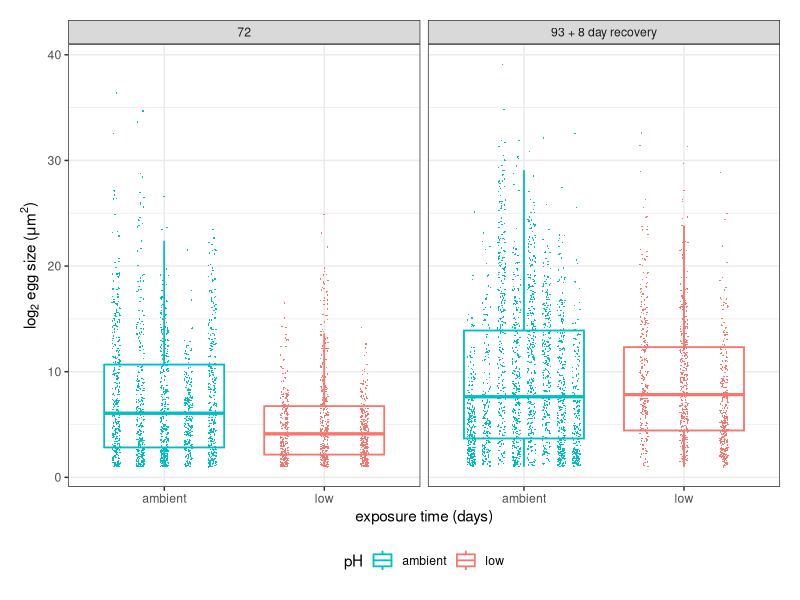
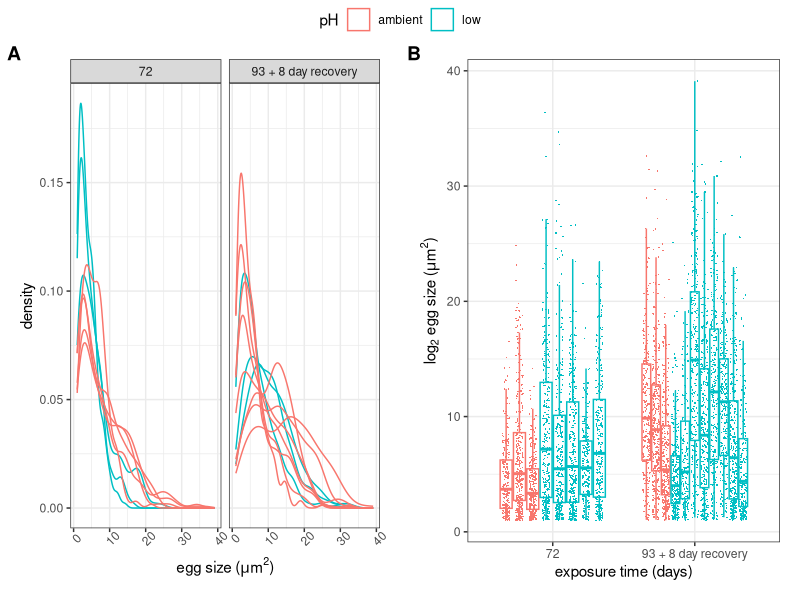
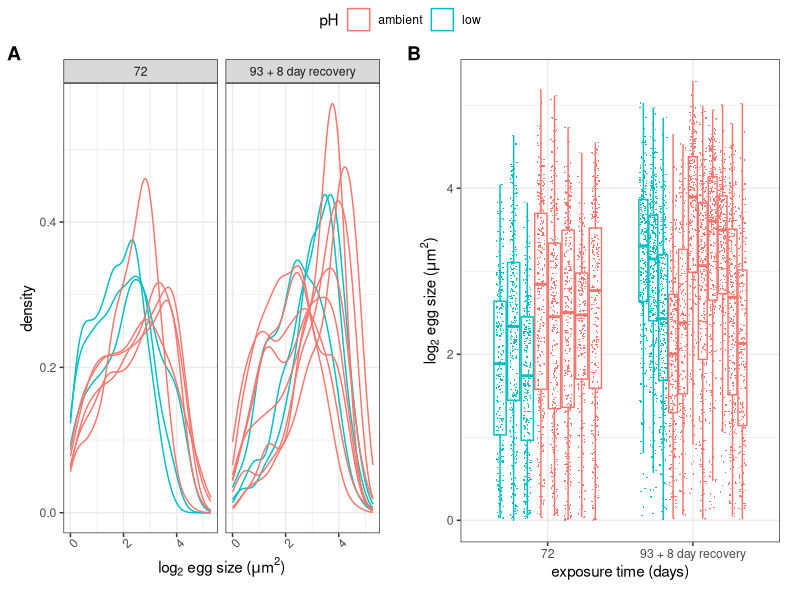
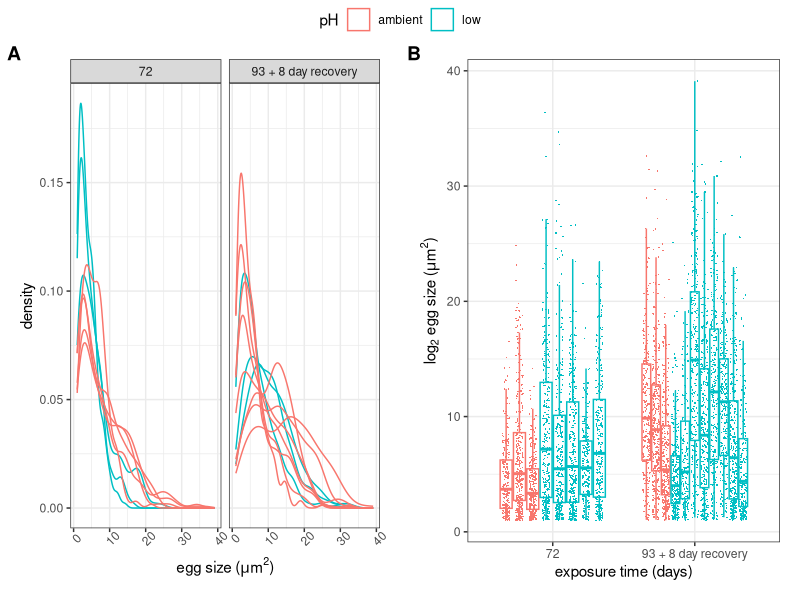
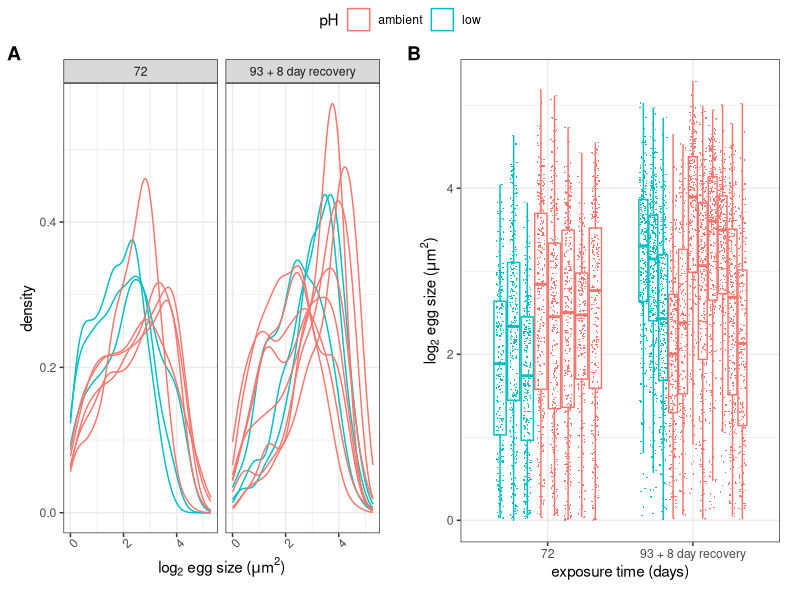

Here is the R script that generated these plots, in order: (Note: this script raises an error after producing the figures.)
## ---- chunk 1
library(ggplot2)
library(ggpubr)
library(rstatix)
library(dplyr)
library(broom)
library(lme4)
library(kableExtra)
library(tidyr)
## ---- chunk 2
female_data <- read.csv("../../data/histology/Female_Gonad/20200820_Female_Gonad_RESULTS.csv", stringsAsFactors = F,colClasses = c(rep("character",4),rep("numeric",7)))


egg_size <- read.csv("../../data/histology/Female_Gonad/egg_size.csv", stringsAsFactors = F, colClasses = c("character","character","numeric"))

foll_size <- read.csv("../../data/histology/Female_Gonad/follicle_size.csv", stringsAsFactors = F, colClasses = c("character","character","numeric","numeric") )
## ---- chunk 3
#rename columns
colnames(egg_size) <- c("date", "sample_ID", "egg_size")

#merge egg size data with treatment info
egg_size_m <- merge(female_data[,c("date", "sample_ID","pH")], egg_size)

egg_size_m$date <- gsub("20190123", "72",egg_size_m$date)

egg_size_m$date <- gsub("20190221", "93 + 8 day recovery",egg_size_m$date)
## ---- chunk 4
foll_size <- foll_size[,c("Label", "Area")]

foll_size$date <- gsub("-.*","",foll_size$Label)

foll_size$sample_ID <- gsub("-10.*jpg","",foll_size$Label)

foll_size$sample_ID <- gsub(".*-","",foll_size$sample_ID)

foll_size <- foll_size[,c("Area", "sample_ID", "date")]

colnames(foll_size)[1] <- "foll_size"

#merge follicle size data with treatment info
foll_size_m <- merge(female_data[,c("date", "sample_ID","pH")], foll_size)

foll_size_m$date <- gsub("20190123", "72",foll_size_m$date)

foll_size_m$date <- gsub("20190221", "93 + 8 day recovery",foll_size_m$date)

## ---- chunk 5
#first check distribution

p <- ggplot(data = egg_size_m,aes(x = egg_size, color = pH, group = sample_ID)) + geom_density() + theme_bw() + labs(y = "density", x =expression(paste("egg size (",mu,"m"^2,")", sep = "")))+ theme(plot.margin = unit(c(rep(1,4)), "lines"), axis.text.x = element_text(angle = 45)) + facet_wrap(~date)

#it's left skewed so try log transformation
q <- ggplot(data = egg_size_m,aes(x = log(egg_size,2), color = pH, group = sample_ID)) + geom_density() + theme_bw() + labs(y = "density", x = expression(paste(log[2]," egg size (",mu,"m"^2,")", sep = "")))+ theme(plot.margin = unit(c(rep(1,4)), "lines"), axis.text.x = element_text(angle = 45)) + facet_wrap(~date)

#plot boxplots
r <- ggplot(data = egg_size_m,aes(x = date, y = egg_size, color = pH, group = interaction(pH,date, sample_ID))) + geom_boxplot(outlier.shape = NA) + geom_point(pch = 16, size=0.2,position = position_jitterdodge(jitter.width = 0.05)) + theme_bw() + labs(x = "exposure time (days)", y = expression(paste(log[2]," egg size (",mu,"m"^2,")", sep = "")))+ theme(plot.margin = unit(c(rep(1,4)), "lines")) + scale_color_manual(values = c("#00BFC4", "#F8766D"))

ggplot(data = egg_size_m, aes(x = pH, y = egg_size, color = pH)) + geom_boxplot(aes(group = pH), outlier.shape = NA) + geom_point(aes(group = interaction(pH, sample_ID)),pch = 16, size=0.2,position = position_jitterdodge(jitter.width = 0.05)) + geom_boxplot(outlier.shape = NA, fill = NA)+ theme_bw() + labs(x = "exposure time (days)", y = expression(paste(log[2]," egg size (",mu,"m"^2,")", sep = "")))+ theme(plot.margin = unit(c(rep(1,4)), "lines"), legend.position = "bottom") + scale_color_manual(values = c("#00BFC4", "#F8766D")) + facet_wrap(~date)

#after log transformation
s <- ggplot(data = egg_size_m,aes(x = date, y = log(egg_size,2), color = pH, group = interaction(pH,date, sample_ID))) + geom_boxplot(outlier.shape = NA) + geom_point(pch = 16, size=0.2,position = position_jitterdodge(jitter.width = 0.05)) + theme_bw() + labs(x = "exposure time (days)", y = expression(paste(log[2]," egg size (",mu,"m"^2,")", sep = "")))+ theme(plot.margin = unit(c(rep(1,4)), "lines"))

#plot egg size without transformation
ggpubr::ggarrange(p,r,labels = "AUTO", common.legend = T)


#plot eggs size after transformation
ggpubr::ggarrange(q,s,labels = "AUTO", common.legend = T)
## ---- chunk 6
jpeg("egg_size_dist.jpg", width = 12, height = 6, units = "in", res = 300)
ggpubr::ggarrange(p,r,labels = "AUTO", common.legend = T)
dev.off()

jpeg("log_egg_size_dist.jpg", width = 12, height = 6, units = "in", res = 300)
ggpubr::ggarrange(q,s,labels = "AUTO", common.legend = T)
dev.off()
## ---- chunk 7
tidy(TukeyHSD(aov(log(egg_size,2) ~ pH * date, data = egg_size_m))) %>%
  kbl(caption = "2-way ANOVA: log2 egg size ~ pH * time") %>%
  kable_classic(full_width = F, html_font = "Cambria")

## ---- chunk 8
write.table(tidy(TukeyHSD(aov(log(egg_size,2) ~ pH * date, data = egg_size_m))),"2wayAOV_Tuk_egg_size.txt",sep = "\t", quote = F, row.names = F)
## ---- chunk 9
anova(lme(log(egg_size,2) ~ pH * date, random = ~1|sample_ID, data = egg_size_m)) %>%
  kbl(caption = "linear mixed model: log2 egg size ~ pH * time, random = sample_ID") %>%
  kable_classic(full_width = F, html_font = "Cambria")

## ---- chunk 10
#first check distribution

p <- ggplot(data = foll_size_m,aes(x = foll_size, color = pH, group = sample_ID)) + geom_density() + theme_bw() + labs(y = "density", x =expression(paste("egg size (",mu,"m"^2,")", sep = "")))+ theme(plot.margin = unit(c(rep(1,4)), "lines"), axis.text.x = element_text(angle = 45)) + facet_wrap(~date)

#it's left skewed so try log transformation
q <- ggplot(data = foll_size_m,aes(x = log(foll_size,2), color = pH, group = sample_ID)) + geom_density() + theme_bw() + labs(y = "density", x = expression(paste(log[2]," egg size (",mu,"m"^2,")", sep = "")))+ theme(plot.margin = unit(c(rep(1,4)), "lines"), axis.text.x = element_text(angle = 45)) + facet_wrap(~date)

#plot boxplots
r <- ggplot(data = foll_size_m,aes(x = date, y = foll_size, color = pH, group = interaction(pH,date, sample_ID))) + geom_boxplot(outlier.shape = NA) + geom_point(pch = 16, size=1,position = position_jitterdodge(jitter.width = 0.05)) + theme_bw() + labs(x = "exposure time (days)", y = expression(paste(log[2]," follicle size (",mu,"m"^2,")", sep = "")))+ theme(plot.margin = unit(c(rep(1,4)), "lines"))

#after log transformation
s <- ggplot(data = foll_size_m,aes(x = date, y = log(foll_size,2), color = pH, group = interaction(pH,date, sample_ID))) + geom_boxplot(outlier.shape = NA) + geom_point(pch = 16, size=1,position = position_jitterdodge(jitter.width = 0.05)) + theme_bw() + labs(x = "exposure time (days)", y = expression(paste(log[2]," egg size (",mu,"m"^2,")", sep = "")))+ theme(plot.margin = unit(c(rep(1,4)), "lines"))

#plot egg size without transformation
ggpubr::ggarrange(p,r,labels = "AUTO", common.legend = T)


#plot eggs size after transformation
ggpubr::ggarrange(q,s,labels = "AUTO", common.legend = T)
## ---- chunk 11
jpeg("foll_size_dist.jpg", width = 12, height = 6, units = "in", res = 300)
ggpubr::ggarrange(p,r,labels = "AUTO", common.legend = T)
dev.off()

jpeg("log_foll_size_dist.jpg", width = 12, height = 6, units = "in", res = 300)
ggpubr::ggarrange(q,s,labels = "AUTO", common.legend = T)
dev.off()
## ---- chunk 12
#calculate proportions

female_data$prop_egg <- (female_data$egg.area..based.on.ind.eggs. / female_data$total.area..um.) *100

female_data$prop_no_tissue <- (female_data$no.tissue.area / female_data$total.area..um.) *100

female_data$prop_cnx_tissue_indve <- (female_data$connective.tissue.area..egg.based.on.indiv./ female_data$total.area..um.)*100

#create column for relative # of eggs
female_data$number.of.eggs.per.um2 <- (female_data$number.of.eggs/female_data$total.area..um.)

female_data$pH_date <- paste(female_data$date, female_data$pH, sep = "_")

#convert female data to long format

female_data_STACKED <- tidyr::gather(female_data,"metric", "um", 5:(ncol(female_data)-1))

female_data_STACKED$um <- as.numeric(female_data_STACKED$um)




#reformat data and calculate mean and sd proportions
female_data_STACKED_props <- female_data_STACKED[grep("prop", female_data_STACKED$metric),]%>%group_by(date, pH,metric) %>% summarise(mean = mean(um), sd =sd(um)) %>% mutate(y_pos = cumsum(mean))

#convert metric to ordered factor
female_data_STACKED_props$metric <- factor(female_data_STACKED_props$metric, levels = rev(c("prop_cnx_tissue_indve","prop_egg", "prop_no_tissue")))


#chi sq to compare 20190123 amb vs. low
ct <- data.frame(female_data_STACKED_props[grep("20190123", female_data_STACKED_props$date),c("pH","mean","metric")]%>% pivot_wider(names_from = metric, values_from = mean))

rownames(ct) <- ct$pH

ct <- ct[,-1]

ct_a <- chisq.test(ct)
ct_a <- tidy(ct_a)
ct_a$comparison <- "ambient:72-low:72"


#chi sq to compare 20190123 amb vs. 20190221 amb
ct <- data.frame(female_data_STACKED_props[grep("ambient", female_data_STACKED_props$pH),c("date","mean","metric")]%>% pivot_wider(names_from = metric, values_from = mean))

rownames(ct) <- ct$pH

ct <- ct[,-1]

ct_b <- chisq.test(ct)
ct_b <- tidy(ct_b)
ct_b$comparison <- "ambient:72-ambient:93 + 8 day recovery"

#chi sq to compare 20190123 low vs. 20190221 low
ct <- data.frame(female_data_STACKED_props[grep("low", female_data_STACKED_props$pH),c("date","mean","metric")]%>% pivot_wider(names_from = metric, values_from = mean))

rownames(ct) <- ct$pH

ct <- ct[,-1]

ct_c <- chisq.test(ct)
ct_c <- tidy(ct_c)
ct_c$comparison <- "low:72-low:93 + 8 day recovery"



#chi sq to compare 20190221 amb vs. 20190221 low
ct <- data.frame(female_data_STACKED_props[grep("20190221", female_data_STACKED_props$date),c("pH","mean","metric")]%>% pivot_wider(names_from = metric, values_from = mean))

rownames(ct) <- ct$pH

ct <- ct[,-1]

ct_d <- chisq.test(ct)
ct_d <- tidy(ct_d)
ct_d$comparison <- "ambient:93 + 8 day recovery-low:93 + 8 day recovery"


#chi sq to compare 20190123 amb vs. 20190221 low
ct <- data.frame(female_data_STACKED_props[which(female_data_STACKED_props$date=="20190123" & female_data_STACKED_props$pH =="ambient" | female_data_STACKED_props$date=="20190221" & female_data_STACKED_props$pH =="low"),c("pH","mean","metric")]%>% pivot_wider(names_from = metric, values_from = mean))

rownames(ct) <- ct$pH

ct <- ct[,-1]

ct_e <- chisq.test(ct)
ct_e <- tidy(ct_e)
ct_e$comparison <- "ambient:72-low:93 + 8 day recovery"


#chi sq to compare 20190221 amb vs. 20190123 low
ct <- data.frame(female_data_STACKED_props[which(female_data_STACKED_props$date=="20190221" & female_data_STACKED_props$pH =="ambient" | female_data_STACKED_props$date=="20190123" & female_data_STACKED_props$pH =="low"),c("pH","mean","metric")]%>% pivot_wider(names_from = metric, values_from = mean))

rownames(ct) <- ct$pH

ct <- ct[,-1]

ct_f <- chisq.test(ct)
ct_f <- tidy(ct_f)
ct_f$comparison <- "ambient:93 + 8 day recovery-low:72"


ct <- rbind(ct_a, ct_b, ct_c, ct_d, ct_e, ct_f)

#perform FDR correction for multiple comparisons

ct$adj.p.value <- p.adjust(ct$p.value)

#reorder columns

ct <- ct[,c("comparison", "statistic", "p.value", "adj.p.value")]


ct %>%
  kbl(caption = "Chi square test: tissue proportions ~ pH") %>%
  kable_classic(full_width = F, html_font = "Cambria")
## ---- chunk 13
write.table(ct,"chisq_tissue_prop.txt",sep = "\t", quote = F, row.names = F)
## ---- chunk 14

#export plot with significance denoted
#plot stacked bar of tissue areas



#change labels for plotting
female_data_STACKED_props_labs <- female_data_STACKED_props

female_data_STACKED_props_labs$date <- gsub("20190123", "72 days of exposure",female_data_STACKED_props_labs$date)

female_data_STACKED_props_labs$date <- gsub("20190221", "93 days of exposure \n + 8 day recovery",female_data_STACKED_props_labs$date)

female_data_STACKED_props_labs$metric <- gsub("prop_no_tissue","follicle area", female_data_STACKED_props_labs$metric)

female_data_STACKED_props_labs$metric <- gsub("prop_cnx_tissue_indve","connective tissue area", female_data_STACKED_props_labs$metric)

female_data_STACKED_props_labs$metric <- gsub("prop_egg","egg area", female_data_STACKED_props_labs$metric)

#convert metric to ordered factor
female_data_STACKED_props_labs <- female_data_STACKED_props_labs[order(female_data_STACKED_props_labs$metric),]

female_data_STACKED_props_labs$metric <- factor(female_data_STACKED_props_labs$metric, levels = rev(c(rep("connective tissue area",1), rep("egg area",1), rep("follicle area",1))))

pd <- position_dodge2(width = 0.2)

ggplot(female_data_STACKED_props_labs, aes(pH,mean, fill = pH,alpha = metric)) + 
geom_bar(stat = "identity", color = "black") + 
geom_errorbar(aes(ymax = y_pos + sd, ymin=y_pos - sd), stat = "identity", width = 0.1, alpha = 0.7, position = pd) + facet_wrap(~date)+ scale_alpha_manual(values=c(seq(0.3,1, length.out = 3))) + theme_bw() + scale_y_continuous(breaks = seq(from = 0, to = 100, by = 10)) + ylab("mean proportion of total tissue area (%)") + theme(axis.title.x = element_blank(), axis.ticks.x = element_blank(), axis.text.x = element_blank()) + scale_fill_manual(values = c("#00BFC4","#F8766D"))


jpeg("tissue_proportions_stacked_bar.jpg", width = 7, height = 6, units = "in", res = 300)
ggplot(female_data_STACKED_props_labs, aes(pH,mean, fill = pH,alpha = metric)) + 
geom_bar(stat = "identity", color = "black") + 
geom_errorbar(aes(ymax = y_pos + sd, ymin=y_pos - sd), stat = "identity", width = 0.1, alpha = 0.7, position = pd) + facet_wrap(~date)+ scale_alpha_manual(values=c(seq(0.3,1, length.out = 3))) + theme_bw() + scale_y_continuous(breaks = seq(from = 0, to = 100, by = 10)) + ylab("percent of total tissue area (mean ± s.d.)") + theme(axis.title.x = element_blank(), axis.ticks.x = element_blank(), axis.text.x = element_blank()) + scale_fill_manual(values = c("#00BFC4", "#F8766D")) + ggtitle("Female quantitative histology scoring")
dev.off()
